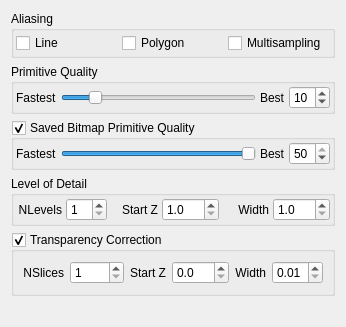
         <widget class="QWidget" name="tab_2">
          <attribute name="title">
           <string>Quality</string>
          </attribute>
          <layout class="QVBoxLayout" name="verticalLayout_20">
           <item>
            <widget class="QGroupBox" name="AliasingGroup">
             <property name="title">
              <string>Aliasing</string>
             </property>
             <property name="checkable">
              <bool>false</bool>
             </property>
             <layout class="QHBoxLayout" name="_5">
              <property name="spacing">
               <number>4</number>
              </property>
              <property name="margin">
               <number>2</number>
              </property>
              <item>
               <widget class="QCheckBox" name="LineAliasingCheck">
                <property name="text">
                 <string>Line</string>
                </property>
               </widget>
              </item>
              <item>
               <widget class="QCheckBox" name="PolygonAliasingCheck">
                <property name="text">
                 <string>Polygon</string>
                </property>
               </widget>
              </item>
              <item>
               <widget class="QCheckBox" name="MultiSamplingCheck">
                <property name="text">
                 <string>Multisampling</string>
                </property>
               </widget>
              </item>
             </layout>
            </widget>
           </item>
           <item>
            <widget class="QGroupBox" name="PrimitivesGroup">
             <property name="sizePolicy">
              <sizepolicy hsizetype="Preferred" vsizetype="Minimum">
               <horstretch>0</horstretch>
               <verstretch>0</verstretch>
              </sizepolicy>
             </property>
             <property name="title">
              <string>Primitive Quality</string>
             </property>
             <layout class="QVBoxLayout" name="verticalLayout_17">
              <property name="spacing">
               <number>4</number>
              </property>
              <property name="margin">
               <number>2</number>
              </property>
              <item>
               <layout class="QHBoxLayout" name="horizontalLayout_12">
                <item>
                 <widget class="QLabel" name="FastestLabel">
                  <property name="text">
                   <string>Fastest</string>
                  </property>
                 </widget>
                </item>
                <item>
                 <widget class="QSlider" name="PrimitiveQualitySlider">
                  <property name="minimum">
                   <number>3</number>
                  </property>
                  <property name="maximum">
                   <number>50</number>
                  </property>
                  <property name="value">
                   <number>10</number>
                  </property>
                  <property name="orientation">
                   <enum>Qt::Horizontal</enum>
                  </property>
                 </widget>
                </item>
                <item>
                 <widget class="QLabel" name="label">
                  <property name="text">
                   <string>Best</string>
                  </property>
                 </widget>
                </item>
                <item>
                 <widget class="QSpinBox" name="PrimitiveQualitySpin">
                  <property name="minimum">
                   <number>3</number>
                  </property>
                  <property name="maximum">
                   <number>50</number>
                  </property>
                  <property name="value">
                   <number>10</number>
                  </property>
                 </widget>
                </item>
               </layout>
              </item>
             </layout>
            </widget>
           </item>
           <item>
            <widget class="QGroupBox" name="ImagePrimitivesGroup">
             <property name="sizePolicy">
              <sizepolicy hsizetype="Preferred" vsizetype="Minimum">
               <horstretch>0</horstretch>
               <verstretch>0</verstretch>
              </sizepolicy>
             </property>
             <property name="toolTip">
              <string>Primitive quality to use for saved images (or same as current primitive quality if disabled)</string>
             </property>
             <property name="title">
              <string>Saved Bitmap Primitive Quality</string>
             </property>
             <property name="checkable">
              <bool>true</bool>
             </property>
             <layout class="QVBoxLayout" name="verticalLayout_21">
              <property name="spacing">
               <number>4</number>
              </property>
              <property name="margin">
               <number>2</number>
              </property>
              <item>
               <layout class="QHBoxLayout" name="horizontalLayout_15">
                <item>
                 <widget class="QLabel" name="FastestLabel_2">
                  <property name="text">
                   <string>Fastest</string>
                  </property>
                 </widget>
                </item>
                <item>
                 <widget class="QSlider" name="ImagePrimitiveQualitySlider">
                  <property name="minimum">
                   <number>3</number>
                  </property>
                  <property name="maximum">
                   <number>50</number>
                  </property>
                  <property name="value">
                   <number>50</number>
                  </property>
                  <property name="orientation">
                   <enum>Qt::Horizontal</enum>
                  </property>
                 </widget>
                </item>
                <item>
                 <widget class="QLabel" name="label_58">
                  <property name="text">
                   <string>Best</string>
                  </property>
                 </widget>
                </item>
                <item>
                 <widget class="QSpinBox" name="ImagePrimitiveQualitySpin">
                  <property name="minimum">
                   <number>3</number>
                  </property>
                  <property name="maximum">
                   <number>50</number>
                  </property>
                  <property name="value">
                   <number>50</number>
                  </property>
                 </widget>
                </item>
               </layout>
              </item>
             </layout>
            </widget>
           </item>
           <item>
            <widget class="QGroupBox" name="LevelOfDetailGroup">
             <property name="title">
              <string>Level of Detail</string>
             </property>
             <layout class="QHBoxLayout" name="horizontalLayout_7">
              <property name="spacing">
               <number>4</number>
              </property>
              <property name="margin">
               <number>2</number>
              </property>
              <item>
               <widget class="QLabel" name="label_81">
                <property name="sizePolicy">
                 <sizepolicy hsizetype="MinimumExpanding" vsizetype="Preferred">
                  <horstretch>0</horstretch>
                  <verstretch>0</verstretch>
                 </sizepolicy>
                </property>
                <property name="text">
                 <string>NLevels</string>
                </property>
                <property name="alignment">
                 <set>Qt::AlignRight|Qt::AlignTrailing|Qt::AlignVCenter</set>
                </property>
               </widget>
              </item>
              <item>
               <widget class="QSpinBox" name="LevelOfDetailNLevelsSpin">
                <property name="toolTip">
                 <string>Number of detail levels to use for rendering primitives (1=no levels of detail)</string>
                </property>
                <property name="minimum">
                 <number>1</number>
                </property>
               </widget>
              </item>
              <item>
               <widget class="QLabel" name="label_82">
                <property name="sizePolicy">
                 <sizepolicy hsizetype="MinimumExpanding" vsizetype="Preferred">
                  <horstretch>0</horstretch>
                  <verstretch>0</verstretch>
                 </sizepolicy>
                </property>
                <property name="text">
                 <string>Start Z</string>
                </property>
                <property name="alignment">
                 <set>Qt::AlignRight|Qt::AlignTrailing|Qt::AlignVCenter</set>
                </property>
               </widget>
              </item>
              <item>
               <widget class="QDoubleSpinBox" name="LevelOfDetailStartZSpin">
                <property name="toolTip">
                 <string>Z-distance from viewpoint at which level of detail rendering is applied</string>
                </property>
                <property name="decimals">
                 <number>1</number>
                </property>
                <property name="minimum">
                 <double>1.000000000000000</double>
                </property>
                <property name="maximum">
                 <double>100.000000000000000</double>
                </property>
               </widget>
              </item>
              <item>
               <widget class="QLabel" name="label_83">
                <property name="sizePolicy">
                 <sizepolicy hsizetype="MinimumExpanding" vsizetype="Preferred">
                  <horstretch>0</horstretch>
                  <verstretch>0</verstretch>
                 </sizepolicy>
                </property>
                <property name="text">
                 <string>Width</string>
                </property>
                <property name="alignment">
                 <set>Qt::AlignRight|Qt::AlignTrailing|Qt::AlignVCenter</set>
                </property>
               </widget>
              </item>
              <item>
               <widget class="QDoubleSpinBox" name="LevelOfDetailWidthSpin">
                <property name="toolTip">
                 <string>Z-width of single level (determining the 'rate of change' of detail levels)</string>
                </property>
                <property name="decimals">
                 <number>1</number>
                </property>
                <property name="minimum">
                 <double>1.000000000000000</double>
                </property>
                <property name="maximum">
                 <double>100.000000000000000</double>
                </property>
               </widget>
              </item>
             </layout>
            </widget>
           </item>
           <item>
            <widget class="QGroupBox" name="TransparencyGroup">
             <property name="title">
              <string>Transparency Correction</string>
             </property>
             <property name="checkable">
              <bool>true</bool>
             </property>
             <layout class="QHBoxLayout" name="horizontalLayout_14">
              <item>
               <widget class="QLabel" name="label_86">
                <property name="sizePolicy">
                 <sizepolicy hsizetype="MinimumExpanding" vsizetype="Preferred">
                  <horstretch>0</horstretch>
                  <verstretch>0</verstretch>
                 </sizepolicy>
                </property>
                <property name="text">
                 <string>NSlices</string>
                </property>
                <property name="alignment">
                 <set>Qt::AlignRight|Qt::AlignTrailing|Qt::AlignVCenter</set>
                </property>
               </widget>
              </item>
              <item>
               <widget class="QSpinBox" name="TransparencyNSlicesSpin">
                <property name="toolTip">
                 <string>Number of Z-bins in which to partition triangles</string>
                </property>
                <property name="minimum">
                 <number>1</number>
                </property>
                <property name="maximum">
                 <number>2000</number>
                </property>
                <property name="singleStep">
                 <number>10</number>
                </property>
               </widget>
              </item>
              <item>
               <widget class="QLabel" name="label_84">
                <property name="sizePolicy">
                 <sizepolicy hsizetype="MinimumExpanding" vsizetype="Preferred">
                  <horstretch>0</horstretch>
                  <verstretch>0</verstretch>
                 </sizepolicy>
                </property>
                <property name="text">
                 <string>Start Z</string>
                </property>
                <property name="alignment">
                 <set>Qt::AlignRight|Qt::AlignTrailing|Qt::AlignVCenter</set>
                </property>
               </widget>
              </item>
              <item>
               <widget class="QDoubleSpinBox" name="TransparencyStartZSpin">
                <property name="toolTip">
                 <string>Z-distance from viewpoint at which transparent triangle sorting begins</string>
                </property>
                <property name="decimals">
                 <number>1</number>
                </property>
                <property name="minimum">
                 <double>0.000000000000000</double>
                </property>
                <property name="maximum">
                 <double>100.000000000000000</double>
                </property>
               </widget>
              </item>
              <item>
               <widget class="QLabel" name="label_85">
                <property name="sizePolicy">
                 <sizepolicy hsizetype="MinimumExpanding" vsizetype="Preferred">
                  <horstretch>0</horstretch>
                  <verstretch>0</verstretch>
                 </sizepolicy>
                </property>
                <property name="text">
                 <string>Width</string>
                </property>
                <property name="alignment">
                 <set>Qt::AlignRight|Qt::AlignTrailing|Qt::AlignVCenter</set>
                </property>
               </widget>
              </item>
              <item>
               <widget class="QDoubleSpinBox" name="TransparencyBinWidthSpin">
                <property name="toolTip">
                 <string>Width of single Z-bin</string>
                </property>
                <property name="decimals">
                 <number>2</number>
                </property>
                <property name="minimum">
                 <double>0.010000000000000</double>
                </property>
                <property name="maximum">
                 <double>5.000000000000000</double>
                </property>
                <property name="singleStep">
                 <double>0.100000000000000</double>
                </property>
               </widget>
              </item>
             </layout>
            </widget>
           </item>
           <item>
            <spacer name="verticalSpacer_5">
             <property name="orientation">
              <enum>Qt::Vertical</enum>
             </property>
             <property name="sizeHint" stdset="0">
              <size>
               <width>20</width>
               <height>20</height>
              </size>
             </property>
            </spacer>
           </item>
          </layout>
         </widget>
